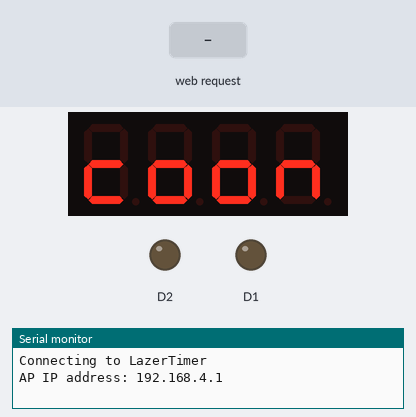
A sketch run on a simulated ESP8266 (NodeMCU). Shown: 4-digit seven-segment display, output pins drawn as LEDs (lit = HIGH), the last lines printed to the serial monitor. The inputs (shaded band) are chosen by the test bench.

Above: at 8.3 s.
8.4 s: HTTP request GET /start received
At 8.9 s:
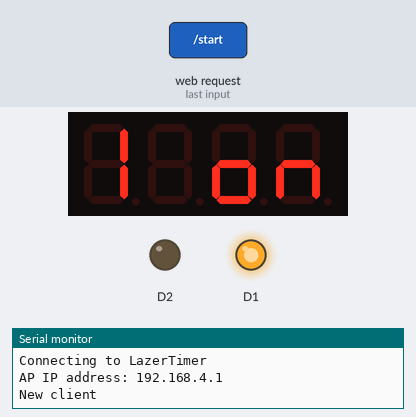
At 11.3 s:
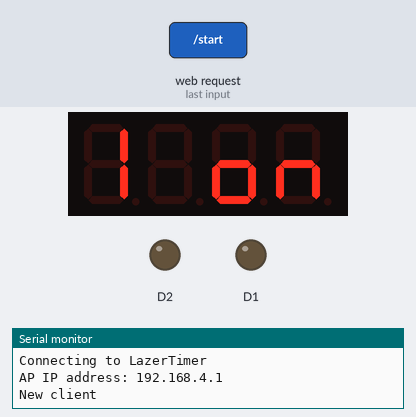
Timing chart, 0 to 12.8 s (numbered marks = the images above; inputs shaded):
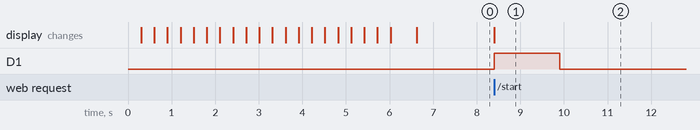

Measured:
- after the input at 8.4 s, D1: LOW → HIGH at once, → LOW 1.5 s later; the display: changes at once (image 1)

The sketch:

wifi_serv.ino
```cpp
#include <ESP8266WiFi.h>
#include "GyverTM1637.h"

const char *ssid = "LazerTimer";  // Название Wi-Fi сети
const char *password = "11559900";  // Пароль Wi-Fi сети

WiFiServer server(80);  // Создаем сервер на порту 80
GyverTM1637 display(D7, D5);

unsigned long startTime = 0;    // Время начала отсчета
unsigned long lastTime = 0;     // Прошедшее время

bool measuringTime = false;  // Флаг измерения времени

const int maxClients = 5; // Максимальное количество подключенных клиентов
WiFiClient clients[maxClients]; // Массив для клиентских объектов

void setup() {
  Serial.begin(9600);
  pinMode(D1, OUTPUT);
  pinMode(D2, OUTPUT);

  display.brightness(7);  // Яркость, 0 - 7 (минимум - максимум)

  byte welcome_banner[] = {_H, _E, _L, _L, _O, _empty, _empty,
                           _G, _O, _O, _D, _empty, _empty,
                           _D, _A, _Y, _empty
                          };
  display.runningString(welcome_banner, sizeof(welcome_banner), 300);  // выводим
  display.displayByte(_c, _o, _o, _n);

  delay(500);

  // Подключение к Wi-Fi сети
  Serial.println();
  Serial.print("Connecting to ");
  Serial.println(ssid);

  WiFi.softAP(ssid, password);  // Создание Wi-Fi точки доступа

  IPAddress ip = WiFi.softAPIP();  // Получаем IP адрес точки доступа
  Serial.print("AP IP address: ");
  Serial.println(ip);

  server.begin();  // Запускаем сервер
  //display.displayByte(0x40, 0x40, 0x40, 0x40);
}

void loop() {
  // Проверяем наличие новых подключений
  WiFiClient newClient = server.available();
  if (newClient) {
    Serial.println("New client");
    // Ищем свободное место в массиве клиентов
    for (int i = 0; i < maxClients; i++) {
      if (!clients[i] || !clients[i].connected()) {
        clients[i] = newClient;
        if (i == 0) {
        display.displayByte(_1, _empty, _o, _n);
        }else if (i == 2) {
        display.displayByte(_2, _empty, _o, _n);
        }
        break;
      }
    }
  }

  // Обрабатываем каждого клиента
  for (int i = 0; i < maxClients; i++) {
    if (clients[i].connected()) {
      handleClient(clients[i]);
    }
    manageDigitalOutputs(i, clients[i].connected());
  }
}

void handleClient(WiFiClient client) {
  timer();

  if (client.available()) {
    String command = client.readStringUntil('\r');  // Читаем команду
    if (command == "start" && !measuringTime) {
      startTime = millis();
      measuringTime = true;
      Serial.println("[T] Timer start");
    } else if (command == "finish" && measuringTime) {
      measuringTime = false;
      Serial.println("[T] Timer finish");
    }
  }
}

void timer() {
  if (measuringTime) {
    lastTime = millis() - startTime;
    displayTime(lastTime);
  }
}

void displayTime(unsigned long time) {
  int seconds = time / 1000;       // Переводим миллисекунды в секунды
  int milliseconds = time % 1000;  // Оставшиеся миллисекунды

  // Выводим минуты и секунды на дисплей
  display.point(true);
  display.display(0, (seconds / 10) % 10);
  display.display(1, seconds % 10);
  display.display(2, (milliseconds / 100) % 10);
  display.display(3, (milliseconds / 10) % 10);
}

void manageDigitalOutputs(int index, bool isConnected) {
  if (index < 1) {
    digitalWrite(D1, isConnected);
  } else {
    digitalWrite(D2, isConnected);
  }
}
```
